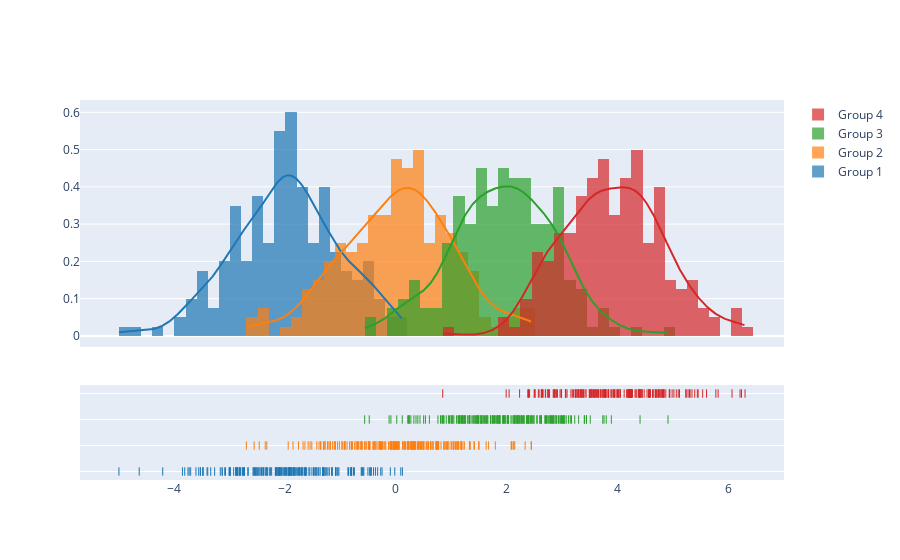

Write notebook code for a chart like this one.
### Code cell
import plotly.figure_factory as ff

# Add histogram data
x1 = np.random.randn(200) - 2
x2 = np.random.randn(200)
x3 = np.random.randn(200) + 2
x4 = np.random.randn(200) + 4

# Group data together
hist_data = [x1, x2, x3, x4]

group_labels = ['Group 1', 'Group 2', 'Group 3', 'Group 4']

# Create distplot with custom bin_size
fig = ff.create_distplot(hist_data, group_labels, bin_size=.2)
fig.show()

### Figure 1 — Plotly figure (JSON) as saved in the notebook; plotly's stock layout.template omitted (floating-point values rounded to 4 significant figures; data arrays with more than 128 entries replaced by an {"elided": "..."} marker saying what was removed)
{"data": [{"autobinx": false, "histnorm": "probability density", "legendgroup": "Group 1", "marker": {"color": "rgb(31, 119, 180)"}, "name": "Group 1", "opacity": 0.7, "type": "histogram", "x": {"elided": "200 float values"}, "xaxis": "x", "xbins": {"end": 0.1212, "size": 0.2, "start": -4.987}, "yaxis": "y"}, {"autobinx": false, "histnorm": "probability density", "legendgroup": "Group 2", "marker": {"color": "rgb(255, 127, 14)"}, "name": "Group 2", "opacity": 0.7, "type": "histogram", "x": {"elided": "200 float values"}, "xaxis": "x", "xbins": {"end": 2.448, "size": 0.2, "start": -2.691}, "yaxis": "y"}, {"autobinx": false, "histnorm": "probability density", "legendgroup": "Group 3", "marker": {"color": "rgb(44, 160, 44)"}, "name": "Group 3", "opacity": 0.7, "type": "histogram", "x": {"elided": "200 float values"}, "xaxis": "x", "xbins": {"end": 4.908, "size": 0.2, "start": -0.5589}, "yaxis": "y"}, {"autobinx": false, "histnorm": "probability density", "legendgroup": "Group 4", "marker": {"color": "rgb(214, 39, 40)"}, "name": "Group 4", "opacity": 0.7, "type": "histogram", "x": {"elided": "200 float values"}, "xaxis": "x", "xbins": {"end": 6.296, "size": 0.2, "start": 0.8479}, "yaxis": "y"}, {"legendgroup": "Group 1", "marker": {"color": "rgb(31, 119, 180)"}, "mode": "lines", "name": "Group 1", "showlegend": false, "type": "scatter", "x": {"elided": "500 float values"}, "xaxis": "x", "y": {"elided": "500 float values"}, "yaxis": "y"}, {"legendgroup": "Group 2", "marker": {"color": "rgb(255, 127, 14)"}, "mode": "lines", "name": "Group 2", "showlegend": false, "type": "scatter", "x": {"elided": "500 float values"}, "xaxis": "x", "y": {"elided": "500 float values"}, "yaxis": "y"}, {"legendgroup": "Group 3", "marker": {"color": "rgb(44, 160, 44)"}, "mode": "lines", "name": "Group 3", "showlegend": false, "type": "scatter", "x": {"elided": "500 float values"}, "xaxis": "x", "y": {"elided": "500 float values"}, "yaxis": "y"}, {"legendgroup": "Group 4", "marker": {"color": "rgb(214, 39, 40)"}, "mode": "lines", "name": "Group 4", "showlegend": false, "type": "scatter", "x": {"elided": "500 float values"}, "xaxis": "x", "y": {"elided": "500 float values"}, "yaxis": "y"}, {"legendgroup": "Group 1", "marker": {"color": "rgb(31, 119, 180)", "symbol": "line-ns-open"}, "mode": "markers", "name": "Group 1", "showlegend": false, "type": "scatter", "x": {"elided": "200 float values"}, "xaxis": "x", "y": {"elided": "200 str values"}, "yaxis": "y2"}, {"legendgroup": "Group 2", "marker": {"color": "rgb(255, 127, 14)", "symbol": "line-ns-open"}, "mode": "markers", "name": "Group 2", "showlegend": false, "type": "scatter", "x": {"elided": "200 float values"}, "xaxis": "x", "y": {"elided": "200 str values"}, "yaxis": "y2"}, {"legendgroup": "Group 3", "marker": {"color": "rgb(44, 160, 44)", "symbol": "line-ns-open"}, "mode": "markers", "name": "Group 3", "showlegend": false, "type": "scatter", "x": {"elided": "200 float values"}, "xaxis": "x", "y": {"elided": "200 str values"}, "yaxis": "y2"}, {"legendgroup": "Group 4", "marker": {"color": "rgb(214, 39, 40)", "symbol": "line-ns-open"}, "mode": "markers", "name": "Group 4", "showlegend": false, "type": "scatter", "x": {"elided": "200 float values"}, "xaxis": "x", "y": {"elided": "200 str values"}, "yaxis": "y2"}], "layout": {"barmode": "overlay", "hovermode": "closest", "legend": {"traceorder": "reversed"}, "xaxis": {"anchor": "y2", "domain": [0.0, 1.0], "zeroline": false}, "yaxis": {"anchor": "free", "domain": [0.35, 1], "position": 0.0}, "yaxis2": {"anchor": "x", "domain": [0, 0.25], "dtick": 1, "showticklabels": false}}}
